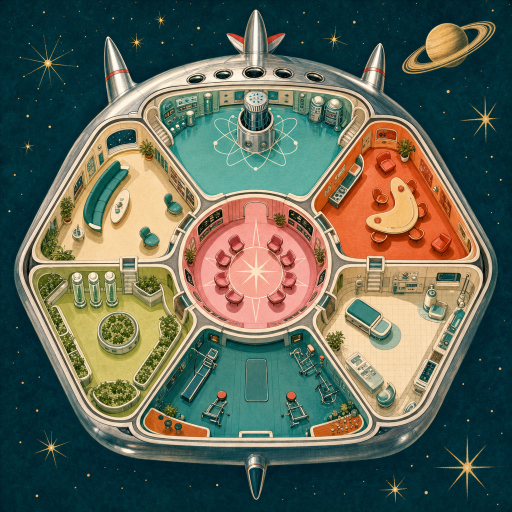
#> input picture generation-ship/art/source/retro/board_a.png, 1024 x 1024 px, given in place of card_frame_v4a_exact.png, which was not available (shown at 1/2 size)
$ python inksaver_assets.py
#> lines starting #> are read from the running program, lines starting #| are printed output that depends on the picture
"""Ink-saver versions of the Retro frames for the print-and-play kit (print/assets/).

Until there are portraits and event pictures, their windows print as solid dark teal: a lot of ink
for nothing. This makes:
- card_frame_inksaver.png: the people frame with a pale portrait window;
- event_frame_inksaver.png: the event frame with a pale picture window, then washed to ~35 % ink;
- card_back_inksaver.png: the card back washed to ~30 % ink;
- wall_panel_inksaver.png: the Wall panel with its cut-outs (windows, plaques, thumb notches) white,
  since they are cut away anyway.
The art itself (art/source/retro) is not changed.

    python3 tools/inksaver_assets.py
"""
from pathlib import Path

from PIL import Image, ImageDraw

ROOT = Path(__file__).resolve().parent.parent
SRC = ROOT / "art" / "source" / "retro"
OUT = ROOT / "print" / "assets"
PALE = (246, 240, 226)
CARD_PX = 16  # px per mm, cards include 3 mm bleed
WALL_PX = 8   # px per mm on the Wall panel


def fill(im, mm_points, colour, px, bleed=0.0, thresh=60):
    for x, y in mm_points:
        ImageDraw.floodfill(im, (round((x + bleed) * px), round((y + bleed) * px)), colour, thresh=thresh)
    return im


def wash(im, ink):
    """Keep `ink` of the ink: every channel moves toward white."""
    return im.point(lambda v: round(255 - (255 - v) * ink))


def main():
    OUT.mkdir(parents=True, exist_ok=True)
    rgb = lambda f: Image.open(SRC / f).convert("RGB")
    # people: portrait window 49 x 40 at (11, 9)
    fill(rgb("card_frame_v4a_exact.png"), [(35.5, 29)], PALE, CARD_PX, 3).save(OUT / "card_frame_inksaver.png")
#> the loop in fill, `for x, y in mm_points:` made 1 pass
#> (x, y) on pass 1: (35.5, 29)
    # events: picture window 55 x 30 at (4, 4)
    ev = fill(rgb("event_frame_b.png"), [(31.5, 19)], PALE, CARD_PX, 3)
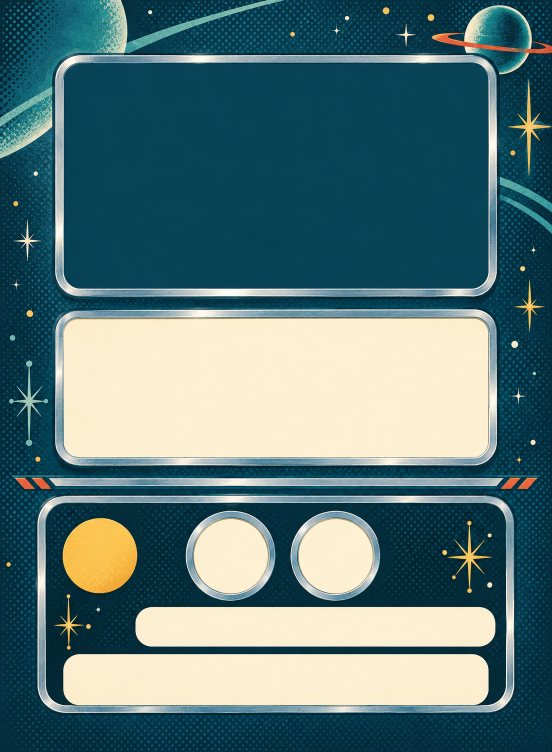
#> input picture generation-ship/art/source/retro/event_frame_b.png, 1104 x 1504 px (shown at 1/2 size)
#> call 2 of fill, with colour = (246, 240, 226), px = 16, bleed = 3, thresh = 60
#> the loop in fill (call 2), `for x, y in mm_points:` made 1 pass
#> (x, y) on pass 1: (31.5, 19)
#> after the loop in fill (call 2), `for x, y in mm_points:`:
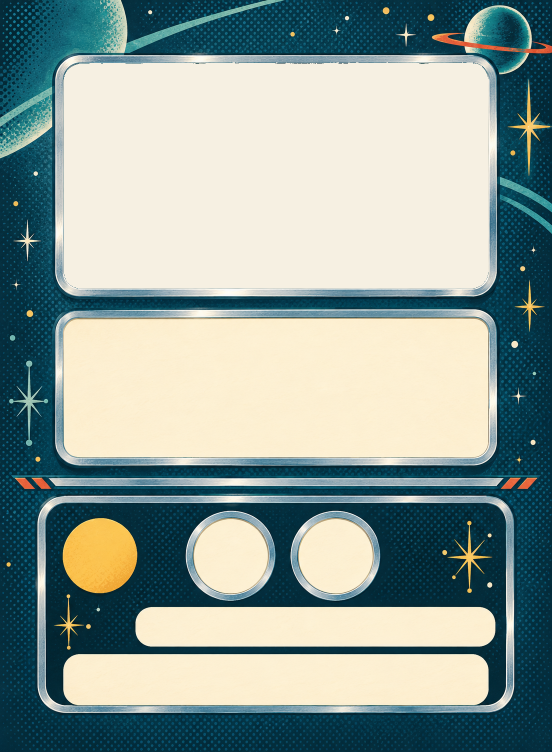
#> im: PIL image 1104x1504 RGB (shown at 1/2 size); mean R, G, B 142.5, 158.9, 153.4
    wash(ev, 0.35).save(OUT / "event_frame_inksaver.png")
#> in wash, `return im.point(lambda v: round(255 - (255 - v) * ink))`:
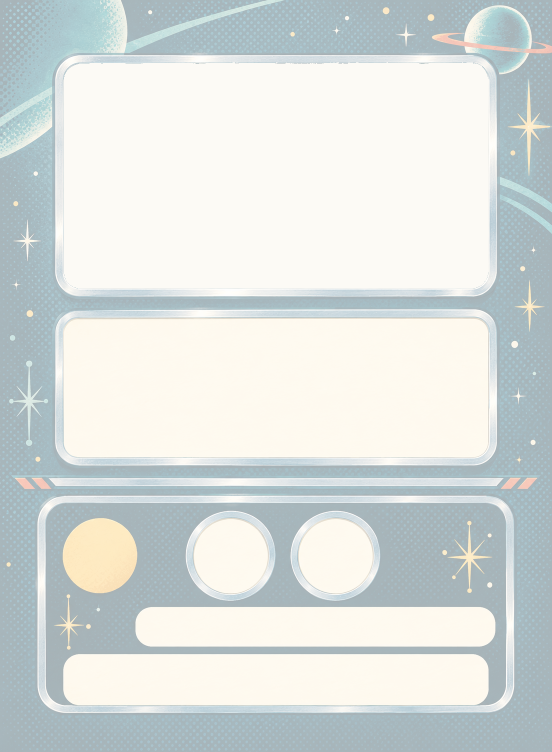
#> returned value: PIL image 1104x1504 RGB (shown at 1/2 size); mean R, G, B 215.6, 221.4, 219.5
    wash(rgb("card_back.png"), 0.3).save(OUT / "card_back_inksaver.png")
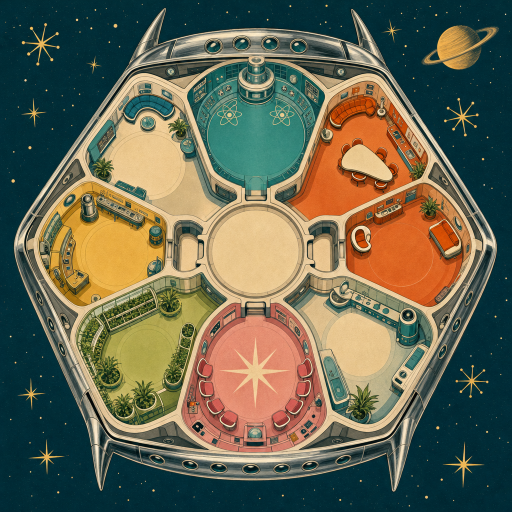
#> input picture generation-ship/art/source/retro/board_a_2.png, 1024 x 1024 px, given in place of card_back.png, which was not available (shown at 1/2 size)
#> call 2 of wash, with ink = 0.3
#> in wash (call 2), `return im.point(lambda v: round(255 - (255 - v) * ink))`:
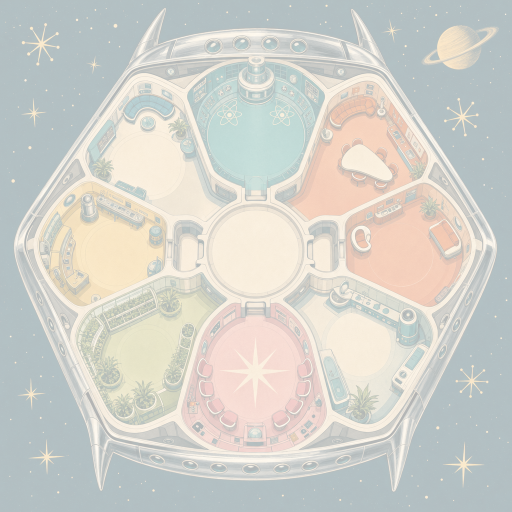
#> returned value: PIL image 1024x1024 RGB (shown at 1/2 size); mean R, G, B 209, 209.2, 202.9
    # Wall: per slot, the window, the plaque and the thumb notch are cut away
    wall = rgb("wall_panel_v4b_exact.png")
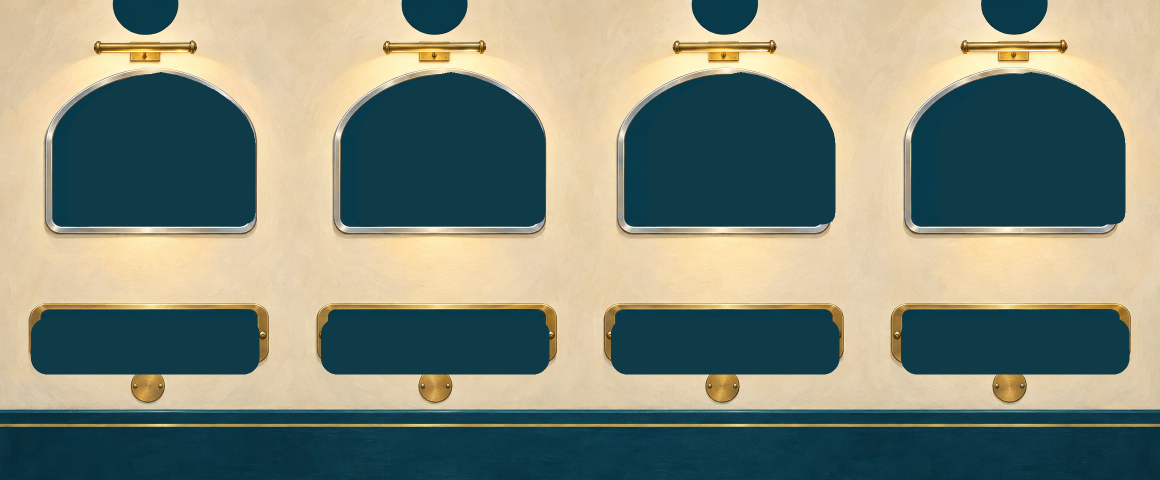
#> input picture generation-ship/art/source/retro/wall_panel_v4b_exact.png, 2320 x 960 px (shown at 1/2 size)
#> wall is the input picture: PIL image 2320x960 RGB; mean R, G, B 128.1, 136.4, 122
    pts = [(36.25 + 72.5 * i, y) for i in range(4) for y in (37.0, 82.5, 2.0)]
    fill(wall, pts, (255, 255, 255), WALL_PX).save(OUT / "wall_panel_inksaver.png")
#> call 3 of fill, with colour = (255, 255, 255), px = 8, bleed = 0, thresh = 60
#> after the loop in fill (call 3), `for x, y in mm_points:`:
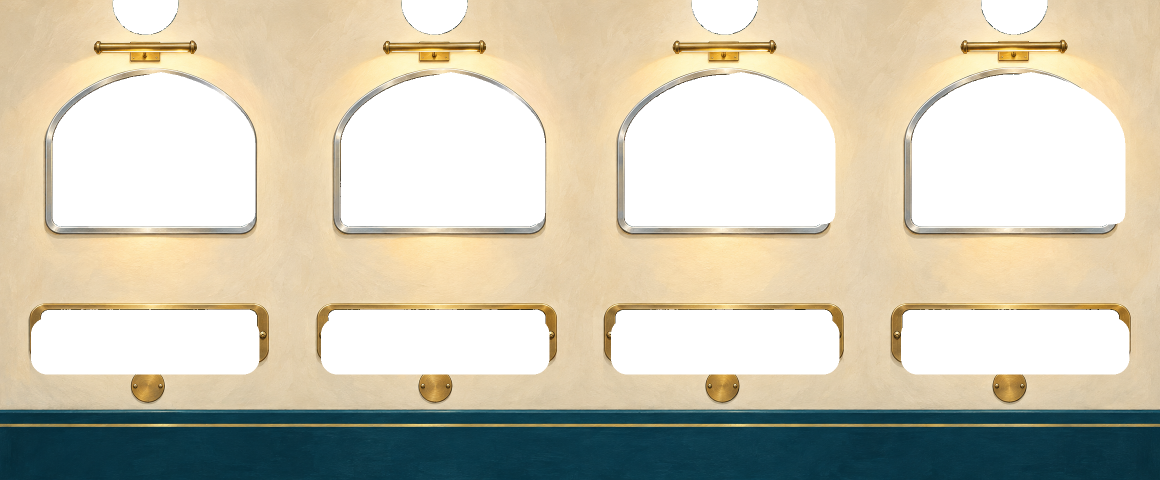
#> im: PIL image 2320x960 RGB (shown at 1/2 size); mean R, G, B 205.2, 199.4, 180.4
    print("wrote", ", ".join(p.name for p in sorted(OUT.glob("*inksaver.png"))))


if __name__ == "__main__":
    main()
